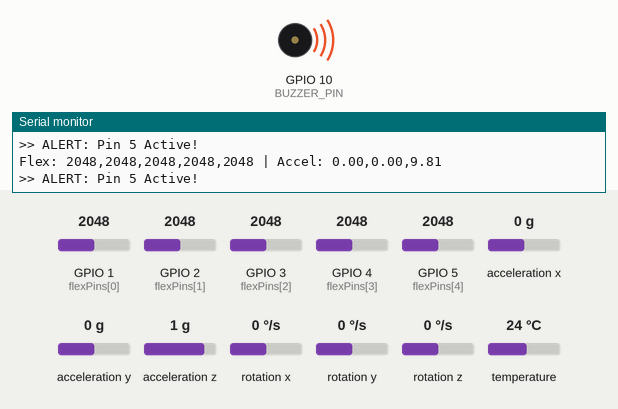
A sketch run on a simulated ESP32-S3. Shown: buzzer (waves = sounding, pin HIGH), the last lines printed to the serial monitor. Wiring (inferred from the names in the program): MPU-6050 motion sensor at I2C address 0x68. The test bench sets the inputs (shaded band); at power-on: GPIO 5 (flexPins[4]) = 2048, GPIO 1 (flexPins[0]) = 2048, GPIO 2 (flexPins[1]) = 2048, GPIO 3 (flexPins[2]) = 2048, GPIO 4 (flexPins[3]) = 2048, acceleration x 0 g, acceleration y 0 g, acceleration z 1 g, rotation x 0 °/s, rotation y 0 °/s, rotation z 0 °/s, temperature 24 °C. Nothing arrives over Bluetooth unless stated; a phone connects over Bluetooth LE 3 s after start.

Above: at 1.3 s.
1.4 s: GPIO 5 (flexPins[4]) set to 1053
2.9 s: GPIO 5 (flexPins[4]) set to 926
At 3.3 s:
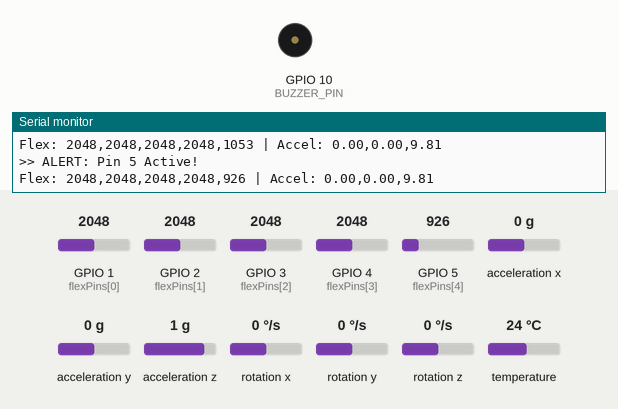
4.5 s: GPIO 5 (flexPins[4]) set to 1040
At 4.8 s:
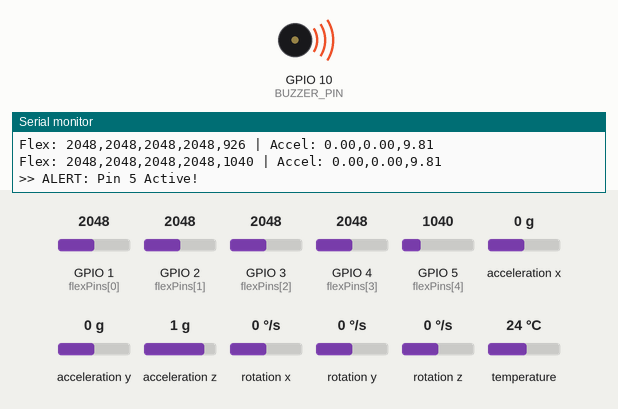
6.0 s: GPIO 5 (flexPins[4]) set to 960
At 6.4 s:
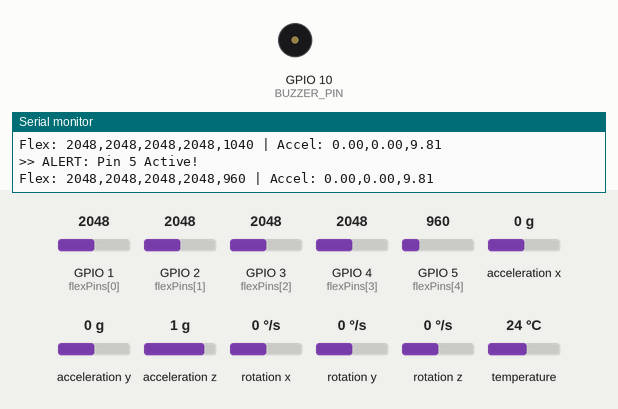
Timing chart, 0 to 8.5 s (numbered marks = the images above; inputs shaded):
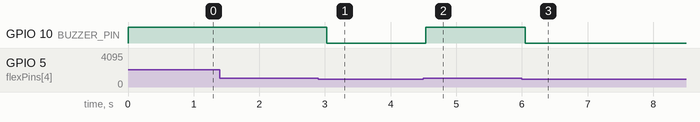

The sketch:

SmartGlove_ESP32.ino
```cpp
#include <Wire.h>
#include <Adafruit_MPU6050.h>
#include <Adafruit_Sensor.h>
#include <BLEDevice.h>
#include <BLEServer.h>
#include <BLEUtils.h>
#include <BLE2902.h>

#define BUZZER_PIN 10
const int flexPins[] = {1, 2, 3, 4, 5};
Adafruit_MPU6050 mpu;

BLECharacteristic* pCharacteristic = NULL;
bool deviceConnected = false;
#define SERVICE_UUID        "4fafc201-1fb5-459e-8fcc-c5c9c331914b"
#define CHARACTERISTIC_UUID "beb5483e-36e1-4688-b7f5-ea07361b26a8"

class MyCallbacks: public BLEServerCallbacks {
    void onConnect(BLEServer* p) { deviceConnected = true; }
    void onDisconnect(BLEServer* p) {
      deviceConnected = false;
      p->getAdvertising()->start();
    }
};

void setup() {
  Serial.begin(115200);
  pinMode(BUZZER_PIN, OUTPUT);

  Wire.begin(8, 9);

  Wire.beginTransmission(0x68);
  Wire.write(0x6B);
  Wire.write(0);
  Wire.endTransmission();

  if (!mpu.begin()) {
    Serial.println("--- ERROR: MPU6050 not found! Check wiring ---");
  } else {
    Serial.println("--- SUCCESS: MPU6050 Online ---");

    mpu.setAccelerometerRange(MPU6050_RANGE_8_G);
    mpu.setGyroRange(MPU6050_RANGE_500_DEG);
    mpu.setFilterBandwidth(MPU6050_BAND_21_HZ);
  }

  BLEDevice::init("Smart_Glove_S3");
  BLEServer* pServer = BLEDevice::createServer();
  pServer->setCallbacks(new MyCallbacks());
  BLEService *pService = pServer->createService(SERVICE_UUID);

  pCharacteristic = pService->createCharacteristic(
                      CHARACTERISTIC_UUID,
                      BLECharacteristic::PROPERTY_READ |
                      BLECharacteristic::PROPERTY_NOTIFY |
                      BLECharacteristic::PROPERTY_WRITE
                    );
  pCharacteristic->addDescriptor(new BLE2902());
  pService->start();
  pServer->getAdvertising()->start();

  Serial.println("--- System Online: Ready to transmit ---");
}

void loop() {
  int currentValues[5];
  sensors_event_t a, g, temp;

  mpu.getEvent(&a, &g, &temp);

  Serial.print("Flex: ");
  for (int i = 0; i < 5; i++) {
    currentValues[i] = analogRead(flexPins[i]);
    Serial.print(currentValues[i]);
    if (i < 4) Serial.print(",");
  }

  Serial.print(" | Accel: ");
  Serial.print(a.acceleration.x); Serial.print(",");
  Serial.print(a.acceleration.y); Serial.print(",");
  Serial.print(a.acceleration.z);
  Serial.println();

  if (currentValues[4] >= 1000) {
    digitalWrite(BUZZER_PIN, HIGH);
    Serial.println(">> ALERT: Pin 5 Active!");
  } else {
    digitalWrite(BUZZER_PIN, LOW);
  }

if (deviceConnected) {
    char packet[200];

    sprintf(packet,
            "Fingers: %d, %d, %d, %d, %d\nAccel: X:%.1f Y:%.1f Z:%.1f",
            currentValues[0], currentValues[1], currentValues[2], currentValues[3], currentValues[4],
            a.acceleration.x, a.acceleration.y, a.acceleration.z);

    pCharacteristic->setValue(packet);
    pCharacteristic->notify();
  }

  delay(500);
}
```

Measured:
- the behaviour switches between 1000 and 999 on GPIO 5 (flexPins[4]) (found by bisection; images 0 and 1)
- after the input at 2.9 s, GPIO 10 (BUZZER_PIN): HIGH → LOW after 0.13 s
- after the input at 4.5 s, GPIO 10 (BUZZER_PIN): LOW → HIGH at once
- after the input at 6.0 s, GPIO 10 (BUZZER_PIN): HIGH → LOW after 0.05 s
